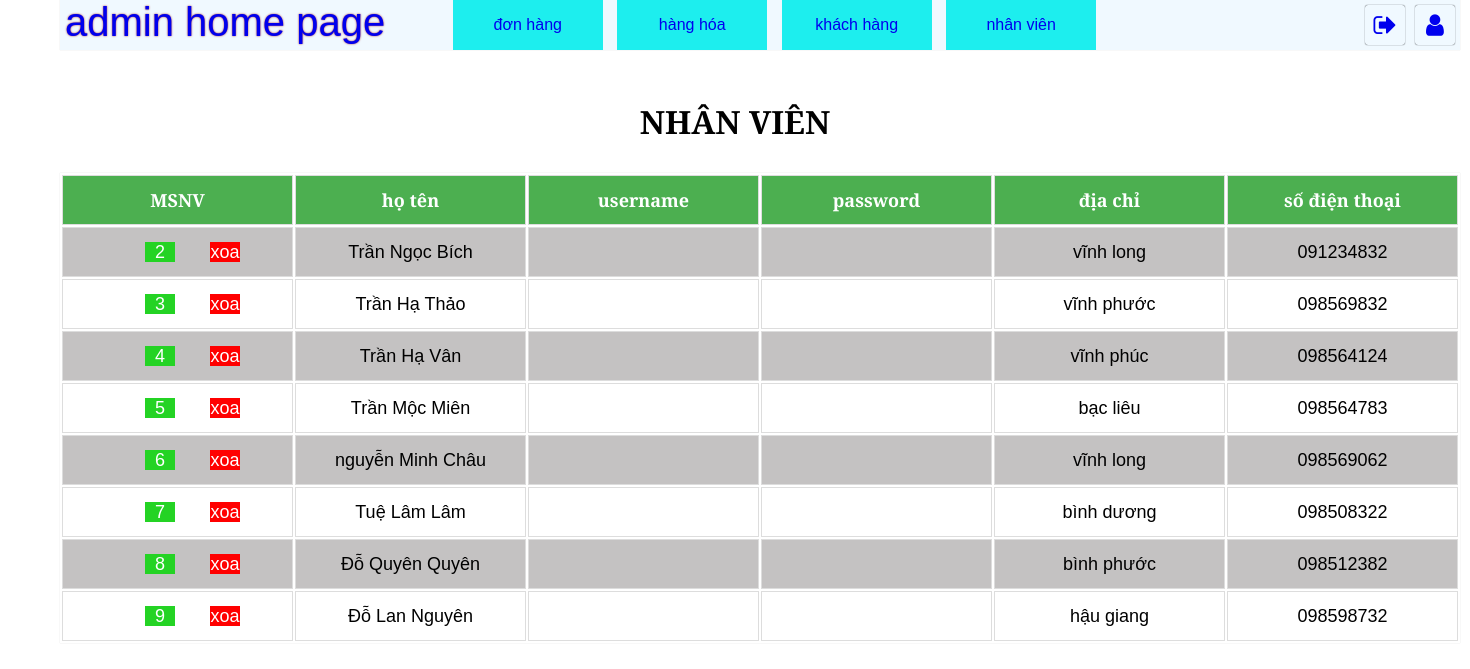
Page /admin/nhanvien.php on the committed database.
### tables this page shows
CREATE TABLE `nhanvien` (
  `MSNV` int(11) NOT NULL,
  `HoTenNV` varchar(50) NOT NULL,
  `ChucVu` varchar(50) NOT NULL,
  `DiaChi` varchar(50) DEFAULT NULL,
  `SoDienThoai` varchar(10) NOT NULL,
  `Username` varchar(50) DEFAULT NULL,
  `Passwords` varchar(50) DEFAULT NULL
);

### sql/select.php (called while the page is built)
<?php
    include '../sql/connect.php' ;
    $result =$connect->query($sql) or die("loi select roi");
?>

### admin/nhanvien.php (the view, shortened to what this page needs)
<!DOCTYPE html>
<html lang="en">
<head>
    <link rel="stylesheet" href="../css/styleAdmin.css">
    <link rel="stylesheet" href="https://cdnjs.cloudflare.com/ajax/libs/font-awesome/4.7.0/css/font-awesome.min.css">
</head>
<body>
    <?php
        include './searchbar.php';
        $sql = "SELECT * from nhanvien";
        include '../sql/select.php';
    ?>
    <h1 class="tbname">NHÂN VIÊN</h1>
    <table class="table_index">
        <tr>
            <th>MSNV</th>
            <th>họ tên </th>
            <th>username </th>
            <th>password</th>
            <th>địa chỉ</th>
            <th>số điện thoại </th>
        </tr>
        <?php
            while($row=mysqli_fetch_array($result) ){
                if($row['ChucVu']=="admin") continue;
                ?>
                <tr>
                <td><a class="chitiet" href="./cv.php?&hh=2&pid=<?php echo $row['MSNV']?>" class="choice_index"><?php echo $row['MSNV']?></a>
                    <a class="xoa" href="../functions/deletecart.php?&hh=4&pid=<?php echo $row['MSNV']?>" onclick= "return check()" class="choice_index">xoa</a>
                </td>
                <td><?php echo $row['HoTenNV'] ?></td>
                <td><?php echo $row['Username'] ?></td>
                <td><?php echo $row['Passwords'] ?></td>
                <td><?php echo $row['DiaChi'] ?></td>
                <td><?php echo $row['SoDienThoai'] ?></td>
                </tr>
                <?php
            }
        ?>
    </table>
</body>
</html>

### css/styleAdmin.css (style rules this page uses)
* { margin: 0; padding: 0 ; box-sizing: border-box; position: relative; font-family: 'Alegreya Sans', sans-serif; transition:0.3s; }
#menu ,#searchbar,#banner,#info ,#phone,#offer,#sign,#cv ,#fooder,#allcart,.table_index,.tshanghoa { width: 1400px; height: 50px; margin-left: 60px; box-shadow: 0px 0px 1px rgb(212, 212, 212); }
.table_index { margin-top: 30px; }
.table_index th ,.table_index td { width: 150px; height: 50px; text-align: center; }
.table_index td, .table_index th { border: 1px solid #ddd; padding: 8px; font-size: 18px; }
.table_index tr:nth-child(even) { background-color: #c4c2c2; }
.table_index th { padding-top: 12px; padding-bottom: 12px; background-color: #4CAF50; color: white; }
.table_index .xoa ,.table_index .chitiet { text-decoration: none; display : inline-block; background : red; width: 30px; height: 20px; margin-left: 30px; color : white; }
.table_index .chitiet { background : rgb(36, 211, 36); }
.tbname { text-align: center; margin-top: 50px; }

### rows in the picture
nhanvien: MSNV "2", HoTenNV "Trần Ngọc Bích", DiaChi "vĩnh long", SoDienThoai "091234832"
nhanvien: MSNV "3", HoTenNV "Trần Hạ Thảo", DiaChi "vĩnh phước", SoDienThoai "098569832"
nhanvien: MSNV "4", HoTenNV "Trần Hạ Vân", DiaChi "vĩnh phúc", SoDienThoai "098564124"
nhanvien: MSNV "5", HoTenNV "Trần Mộc Miên", DiaChi "bạc liêu", SoDienThoai "098564783"
nhanvien: MSNV "6", HoTenNV "nguyễn Minh Châu", DiaChi "vĩnh long", SoDienThoai "098569062"
nhanvien: MSNV "7", HoTenNV "Tuệ Lâm Lâm", DiaChi "bình dương", SoDienThoai "098508322"
nhanvien: MSNV "8", HoTenNV "Đỗ Quyên Quyên", DiaChi "bình phước", SoDienThoai "098512382"
nhanvien: MSNV "9", HoTenNV "Đỗ Lan Nguyên", DiaChi "hậu giang", SoDienThoai "098598732"
